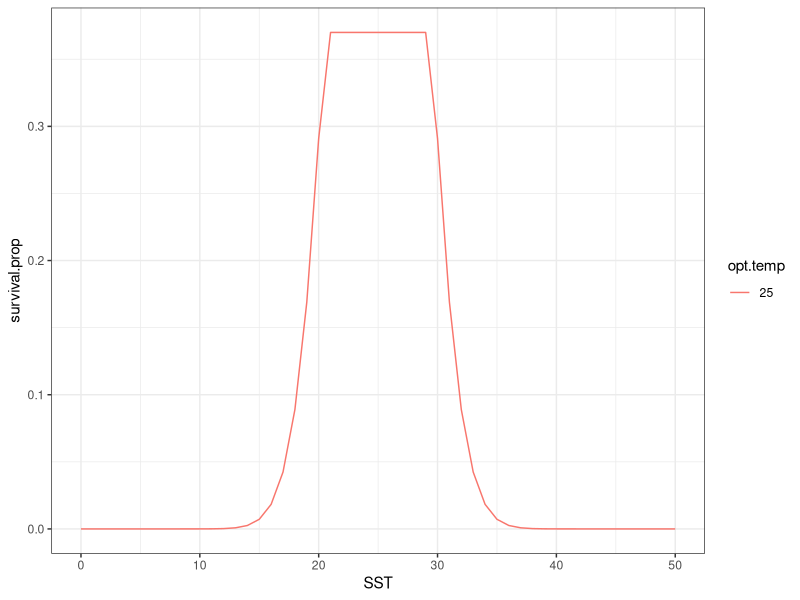

Here is the R script that generated this plot: (Note: this script raises an error after producing the figure.)
library(ggplot2)
library(tidyverse)


# Model Parameter set up --------------------------------------------------

SST = seq(0, 50) #sea surface temperatures to model

opt.temp = 25 # optimal temperature ranges

temp.range = 4.5 # thermal performance range, w


# Mortality Function ------------------------------------------------------

calc_mortality <- function(SST, opt.temp, temp.range) {
  nat.m = 1 - exp((-(SST - opt.temp)^2)/(temp.range^2)) # temperature based mortality function from Walsworth et al.
  return(1 - nat.m)
}


# Simulate Mortality Rates Function -----------------------------------------------

simulate_mortality <- function(SST, opt.temp, temp.range) {
  results = matrix(NaN, nrow = length(SST), ncol = 1) #empty matrix to hold results
  
  
  for (i in 1:length(SST)) {
    for (j in 1:length(opt.temp)) {
      
      mort = calc_mortality(SST[i], opt.temp, temp.range)
      results[i][j] = mort
    }
  }
  
  results_plot = as.data.frame(results) %>% 
    rename(survival = V1) %>%
    mutate(survival.prop = case_when(
      survival > .37 ~ .37,
      survival < .37 ~ survival))
  
  results_plot$SST = SST
  results_plot$opt.temp = opt.temp
  results_plot$range = temp.range
  
  return(results_plot)
}



# Simulate multiple optimal temperatures ----------------------------------

simulation_results = data.frame()

for (k in 1:length(opt.temp)) {
  sub_result = simulate_mortality(SST, opt.temp[k], temp.range)
  simulation_results = bind_rows(sub_result, simulation_results)
}

simulation_results = simulation_results %>% 
  mutate(opt.temp = as.factor(opt.temp))

ggplot(simulation_results, aes(SST, survival.prop, color = opt.temp)) +
  geom_line() +
  theme_bw()


# Simulate multiple range widths ------------------------------------------

opt.temp = 22 # optimal temperature ranges

temp.range = c(2,4,6,8,10) # thermal performance range, w

simulation_results = data.frame()

for (k in 1:length(temp.range)) {
  sub_result = simulate_mortaility(SST, opt.temp, temp.range[k])
  simulation_results = bind_rows(sub_result, simulation_results)
}

simulation_results = simulation_results %>% 
  mutate(range = as.factor(range))

ggplot(simulation_results, aes(SST, survival.prop, color = range)) +
  geom_path() +
  theme_bw() 

